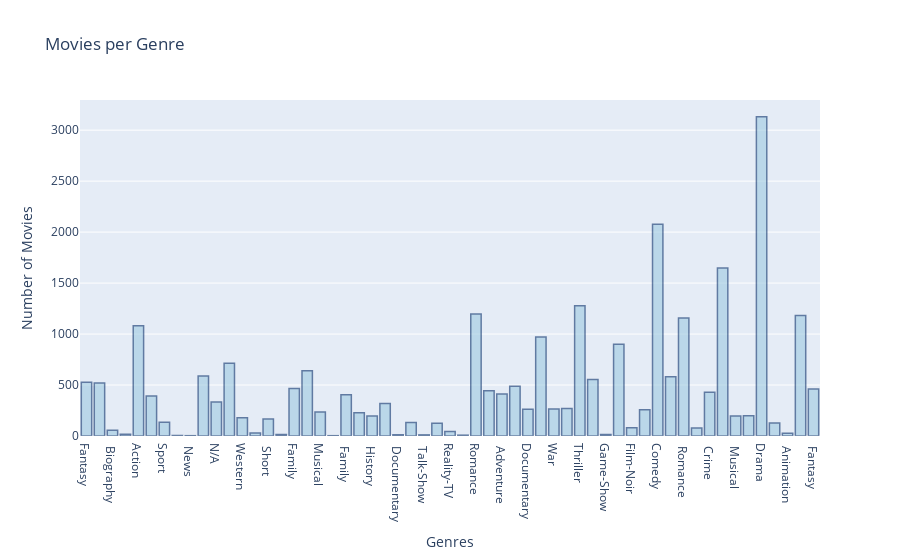

The code cell stored with this chart in its notebook:
### Code cell
# Add columns based on new generes
genres_dic = {j:[1 if j in i else 0 for i in movies["Genre"]] for j in genres}
# Plotting movies per genre
data = [go.Bar(
            x=list(genres_dic.keys()),
            y=[sum(i) for i in genres_dic.values()]
    )]
fig = go.Figure(data=data)
fig.update_traces(marker_color='rgb(158,202,225)', marker_line_color='rgb(8,48,107)',
                  marker_line_width=1.5, opacity=0.6)
fig.update_layout(
    title="Movies per Genre",
    xaxis_title="Genres",
    yaxis_title="Number of Movies",
)

iplot(fig)
# There is an N/A genre - removing
del genres_dic['N/A']

### Figure 1 — Plotly figure (JSON) as saved in the notebook; plotly's stock layout.template omitted (floating-point values rounded to 4 significant figures)
{"data": [{"marker": {"color": "rgb(158,202,225)", "line": {"color": "rgb(8,48,107)", "width": 1.5}}, "opacity": 0.6, "type": "bar", "x": ["Fantasy", " Mystery", " Biography", "Adult", "Action", " Music", "Sport", " Game-Show", " News", " Sci-Fi", "N/A", "Adventure", "Western", " Reality-TV", " Short", "Talk-Show", "Family", "Sci-Fi", "Musical", " Adult", " Family", "Biography", " History", "Animation", " Documentary", " Western", " Talk-Show", " Action", "Reality-TV", "News", "Romance", "Music", " Adventure", " Horror", "Documentary", "Horror", "War", "Short", "Thriller", " Comedy", "Game-Show", "Crime", "Film-Noir", " War", "Comedy", "Mystery", " Romance", " Film-Noir", " Crime", " Drama", " Musical", "History", "Drama", " Sport", " Animation", " Thriller", " Fantasy"], "y": [527, 519, 57, 16, 1081, 392, 135, 5, 3, 588, 334, 713, 180, 29, 166, 15, 467, 641, 235, 3, 404, 229, 195, 320, 12, 133, 11, 126, 45, 8, 1197, 444, 412, 488, 262, 972, 264, 269, 1278, 554, 15, 901, 82, 257, 2076, 580, 1157, 79, 430, 1649, 197, 198, 3131, 128, 27, 1182, 460]}], "layout": {"title": {"text": "Movies per Genre"}, "xaxis": {"title": {"text": "Genres"}}, "yaxis": {"title": {"text": "Number of Movies"}}}}
